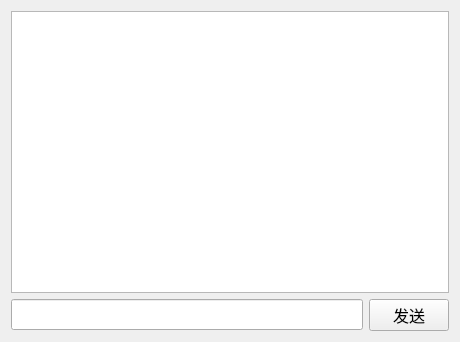
<?xml version="1.0" encoding="UTF-8"?>
<ui version="4.0">
 <class>PrivateChat</class>
 <widget class="QWidget" name="PrivateChat">
  <property name="geometry">
   <rect>
    <x>0</x>
    <y>0</y>
    <width>460</width>
    <height>342</height>
   </rect>
  </property>
  <property name="windowTitle">
   <string>Form</string>
  </property>
  <layout class="QVBoxLayout" name="verticalLayout_2">
   <item>
    <layout class="QVBoxLayout" name="verticalLayout">
     <item>
      <widget class="QTextEdit" name="showMsg_te">
       <property name="font">
        <font>
         <family>Agency FB</family>
         <pointsize>12</pointsize>
        </font>
       </property>
      </widget>
     </item>
     <item>
      <layout class="QHBoxLayout" name="horizontalLayout">
       <item>
        <widget class="QLineEdit" name="inputMsg_le">
         <property name="font">
          <font>
           <family>Agency FB</family>
           <pointsize>12</pointsize>
          </font>
         </property>
        </widget>
       </item>
       <item>
        <widget class="QPushButton" name="sendMsg_pb">
         <property name="font">
          <font>
           <family>Agency FB</family>
           <pointsize>12</pointsize>
          </font>
         </property>
         <property name="text">
          <string>发送</string>
         </property>
        </widget>
       </item>
      </layout>
     </item>
    </layout>
   </item>
  </layout>
 </widget>
 <resources/>
 <connections/>
</ui>
